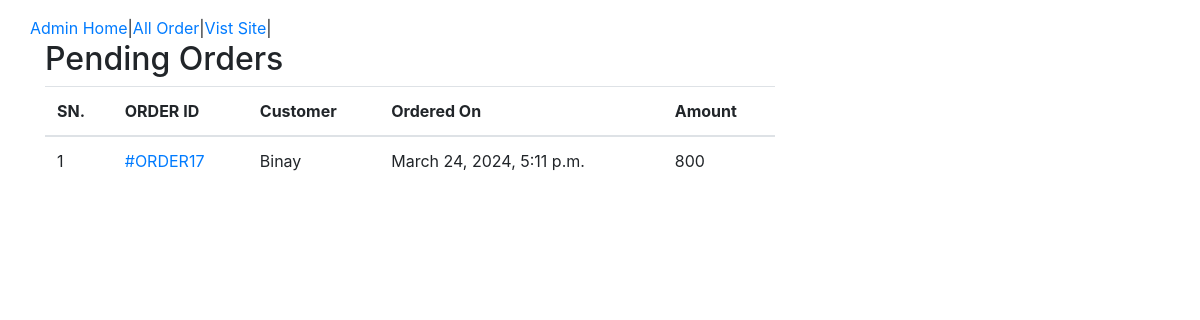
/owner/admin-home/ (signed in), run on an earlier commit of the app's database.
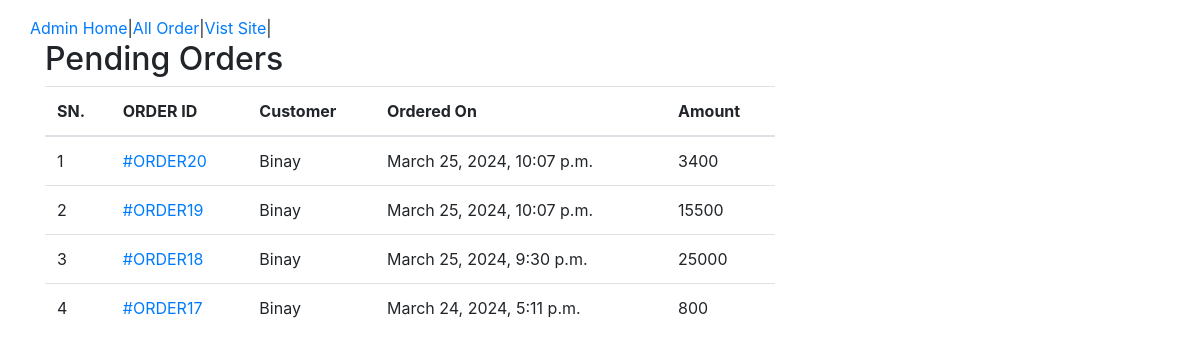
And on a later commit of the database.
### shop/models.py (models this page shows, shortened)
class Order(models.Model):
    cart = models.OneToOneField(Cart, on_delete=models.CASCADE)
    ordered_by = models.CharField(max_length=200)
    shipping_address = models.CharField(max_length=200)
    mobile = models.CharField(max_length=10)
    email = models.EmailField(null=True, blank=True)
    subtotal = models.PositiveIntegerField()
    discount = models.PositiveIntegerField()
    total = models.PositiveIntegerField()
    order_status = models.CharField(max_length=50, choices=ORDER_STATUS)
    created_at = models.DateTimeField(auto_now_add=True)
    payment_method = models.CharField(max_length=20, choices=METHOD, default="Cash On Delivery")
    payment_completed = models.BooleanField(
        default=False, null=True, blank=True)

### owner/views.py (the view)
# urls.py: path('admin-home/', AdminHomeView.as_view(), name="admin_home"),
class AdminHomeView(AdminRequiredMixin,TemplateView):
    template_name = "adminpages/admin_home.html"
    def get_context_data(self, **kwargs):
        context =super().get_context_data(**kwargs)
        context["pending_orders"] = Order.objects.filter(order_status="Order Received").order_by("-id")
        return context

### owner/views.py (called while the page is built)
    def dispatch(self, request, *args, **kwargs) :
        user = request.user
        if request.user.is_authenticated and Admin.objects.filter(user=user).exists():
            print("llog")
        else:
            return redirect("owner/admin-login/")
        print(user)
        return super().dispatch(request, *args, **kwargs)

### templates/adminpages/admin_home.html (shortened to what this page needs)
{% extends 'adminpages/admin_base.html' %}
{% block content %}
<div class="container">
    <div class="row">
        <div class="col-md-8">
            <h2>Pending Orders</h2>
            <table class="table table-hover">
                <thead>
                    <tr>
                        <th>SN.</th>
                        <th>ORDER ID</th>
                        <th>Customer</th>
                        <th>Ordered On</th>
                        <th>Amount</th>
                    </tr>
                </thead>
                <tbody>
                    {% for i in pending_orders %}
                    <tr>
                        <td>{{forloop.counter}}</td>
                        <td><a href="{% url 'owner:admin_order_detail' i.id%}">#ORDER{{i.id}}</td>
                        <td>{{i.ordered_by}}</td>
                        <td>{{i.created_at}}</td>
                        <td>{{i.total}}</td>
                    </tr>
                    {% endfor %}
                </tbody>
            </table>
</div>
{% endblock %}

What changed in the data, as far as the page shows it:
added Order: id "20", ordered_by "Binay", created_at "March 25, 2024, 10:07 p.m.", total "3400"
added Order: id "19", ordered_by "Binay", created_at "March 25, 2024, 10:07 p.m.", total "15500"
added Order: id "18", ordered_by "Binay", created_at "March 25, 2024, 9:30 p.m.", total "25000"
